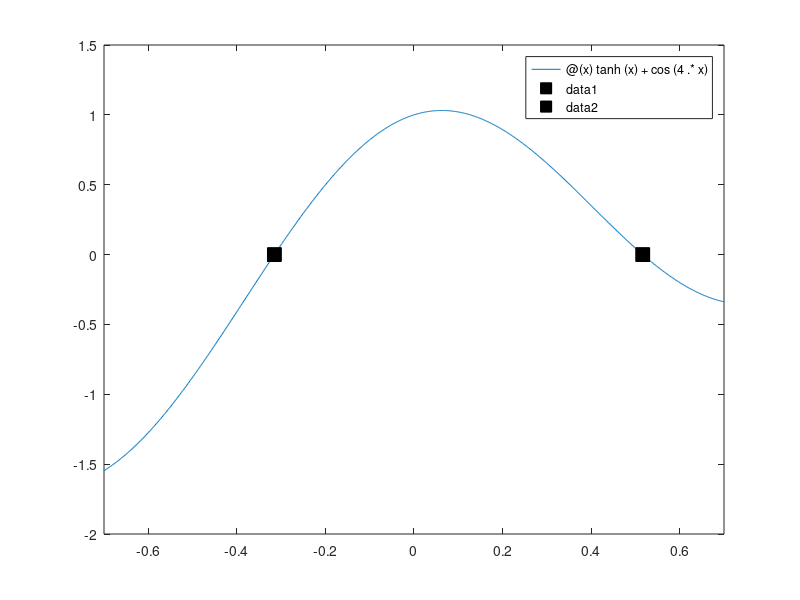

MATLAB code for this plot:
%% a)
f=@(x) tanh(x)+cos(4.*x);

%% b)
fplot(f,[-0.7 0.7]);

%% c)
x1=fzero(f,-0.5)
x2=fzero(f,0.5)

%% d)
A=quad(f,x1,x2)

%% e)
hold on
plot(x1,f(x1),'sk','markersize',10,'markerfacecolor','k');
plot(x2,f(x2),'sk','markersize',10,'markerfacecolor','k');
